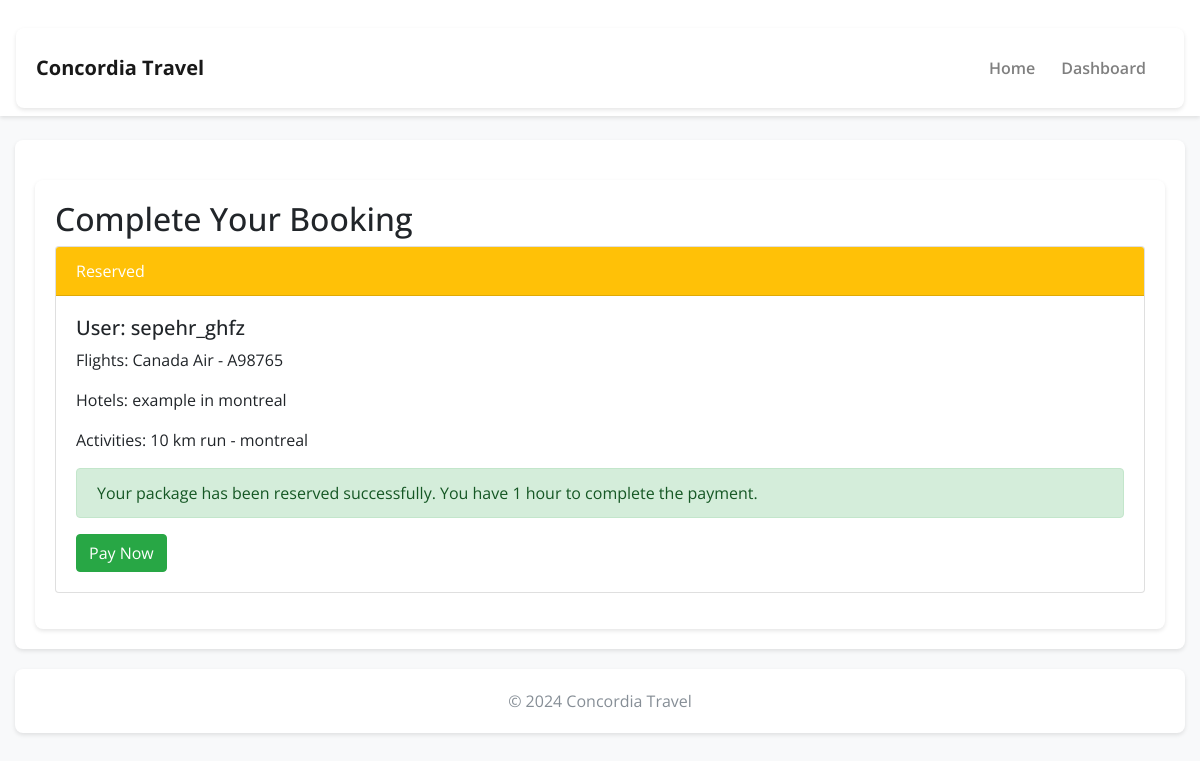
/booking/booking/detail/2/ (signed in), run on an earlier commit of the app's database.
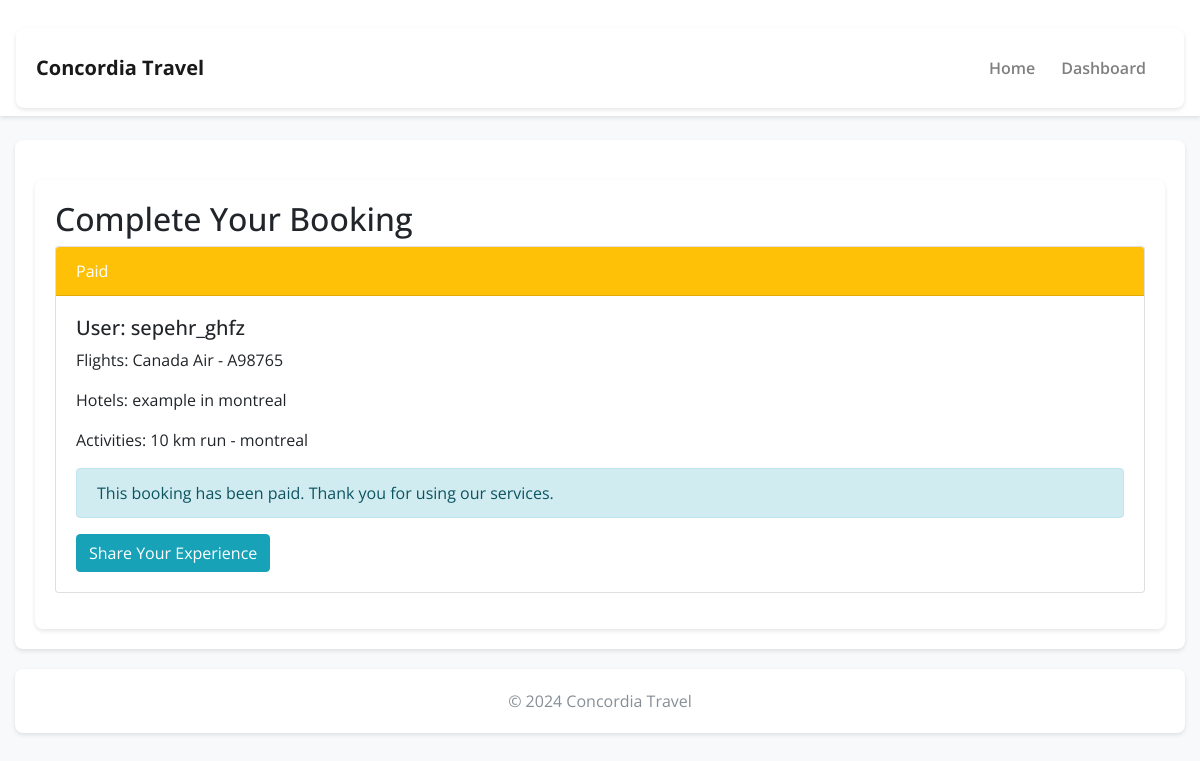
And on a later commit of the database.
### booking/models.py (models this page shows, shortened)
class Booking(models.Model):
    STATUS_CHOICES = [
        ('none', 'None'),
        ('reserved', 'Reserved'),
        ('paid', 'Paid'),
    ]
    user = models.ForeignKey(User, on_delete=models.CASCADE)
    custom_package = models.ForeignKey(CustomPackage, on_delete=models.CASCADE)
    status = models.CharField(max_length=10, choices=STATUS_CHOICES, default='none')
    reserved_until = models.DateTimeField(null=True, blank=True)  # Add this field to track reservation expiration
    tracking_id = models.CharField(max_length=64, editable=False, null=True)

### booking/views.py (the view)
# urls.py: path('booking/detail/<int:booking_id>/', views.booking_detail, name='booking_detail'),
@login_required
def booking_detail(request, booking_id):
    booking = get_object_or_404(Booking, pk=booking_id, user=request.user)
    return render(request, 'booking/booking_detail.html', {'booking': booking})

### booking/templates/booking/booking_detail.html (shortened to what this page needs)
{% extends 'booking/base.html' %}
{% block content %}
<div class="container">
    <h2>Complete Your Booking</h2>
    <div class="card mb-3">
        <div class="card-header bg-warning text-white">
            {{ booking.get_status_display }}
        </div>
        <div class="card-body">
            <h5>User: {{ booking.user.username }}</h5>
            <p>Flights:
                {% for flight in booking.custom_package.flights.all %}
                    {{ flight.airline }} - {{ flight.flight_number }}<br>
                {% empty %}
                    No flights
                {% endfor %}
            </p>
            <p>Hotels:
                {% for hotel in booking.custom_package.hotels.all %}
                    {{ hotel.name }} in {{ hotel.city }}<br>
                {% empty %}
                    No hotels
                {% endfor %}
            </p>
            <p>Activities:
                {% for activity in booking.custom_package.activities.all %}
                    {{ activity.name }} - {{ activity.location }}<br>
                {% empty %}
                    No activities
                {% endfor %}
            </p>
            {% if booking.status == 'reserved' %}
                <div class="alert alert-success" role="alert">
                    Your package has been reserved successfully. You have 1 hour to complete the payment.
                </div>
                <a href="{% url 'checkout' booking.id %}" class="btn btn-success">Pay Now</a>
            {% elif booking.status == 'none' %}
                <div class="alert alert-info" role="alert">
                    This booking has not been reserved. Would you like to complete the booking?
                </div>
                <a href="{% url 'complete_booking' booking.custom_package.id %}" class="btn btn-primary">Complete Booking</a>
            {% elif booking.status == 'paid' %}
                <div class="alert alert-info" role="alert">
                    This booking has been paid. Thank you for using our services.
                </div>
                <a href="{% url 'share_your_experience' %}" class="btn btn-info">Share Your Experience</a>
            {% endif %}
        </div>
    </div>
</div>
{% endblock %}

What changed in the data, as far as the page shows it:
changed Booking "sepehr_ghfz": status "Reserved" → "Paid"
Also different on the page:
text no longer shown: "Your package has been reserved successfully. You have 1 hour to complete the payment. Pay Now"
text now shown: "This booking has been paid. Thank you for using our services. Share Your Experience"
